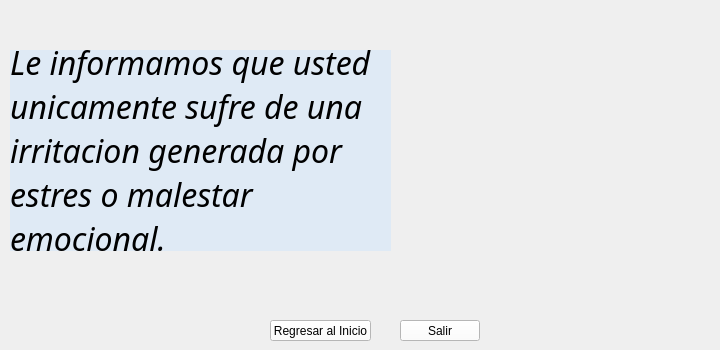
        <widget class="QWidget" name="q14">
         <widget class="QLabel" name="imagen_15">
          <property name="geometry">
           <rect>
            <x>430</x>
            <y>10</y>
            <width>281</width>
            <height>271</height>
           </rect>
          </property>
          <property name="text">
           <string/>
          </property>
          <property name="pixmap">
           <pixmap resource="Imagenes.qrc">:/imgs/irritacion.PNG</pixmap>
          </property>
          <property name="scaledContents">
           <bool>true</bool>
          </property>
         </widget>
         <widget class="QLabel" name="pregunta_15">
          <property name="geometry">
           <rect>
            <x>10</x>
            <y>50</y>
            <width>381</width>
            <height>201</height>
           </rect>
          </property>
          <property name="font">
           <font>
            <family>Corbel</family>
            <pointsize>24</pointsize>
            <weight>9</weight>
            <italic>true</italic>
            <bold>false</bold>
           </font>
          </property>
          <property name="styleSheet">
           <string notr="true">color: rgb(0, 0, 0);
font: 75 italic 24pt &quot;Corbel&quot;;
background-color: rgba(199, 227, 255, 100);</string>
          </property>
          <property name="text">
           <string>Le informamos que usted unicamente sufre de una irritacion generada por estres o malestar emocional.</string>
          </property>
          <property name="wordWrap">
           <bool>true</bool>
          </property>
         </widget>
         <widget class="QPushButton" name="regresarQ14">
          <property name="geometry">
           <rect>
            <x>270</x>
            <y>320</y>
            <width>101</width>
            <height>21</height>
           </rect>
          </property>
          <property name="styleSheet">
           <string notr="true">color: rgb(0, 0, 0);
background-color: rgb(255, 255, 255);</string>
          </property>
          <property name="text">
           <string>Regresar al Inicio</string>
          </property>
         </widget>
         <widget class="QPushButton" name="salirQ14">
          <property name="geometry">
           <rect>
            <x>400</x>
            <y>320</y>
            <width>80</width>
            <height>21</height>
           </rect>
          </property>
          <property name="styleSheet">
           <string notr="true">color: rgb(0, 0, 0);
background-color: rgb(255, 255, 255);</string>
          </property>
          <property name="text">
           <string>Salir</string>
          </property>
         </widget>
        </widget>
